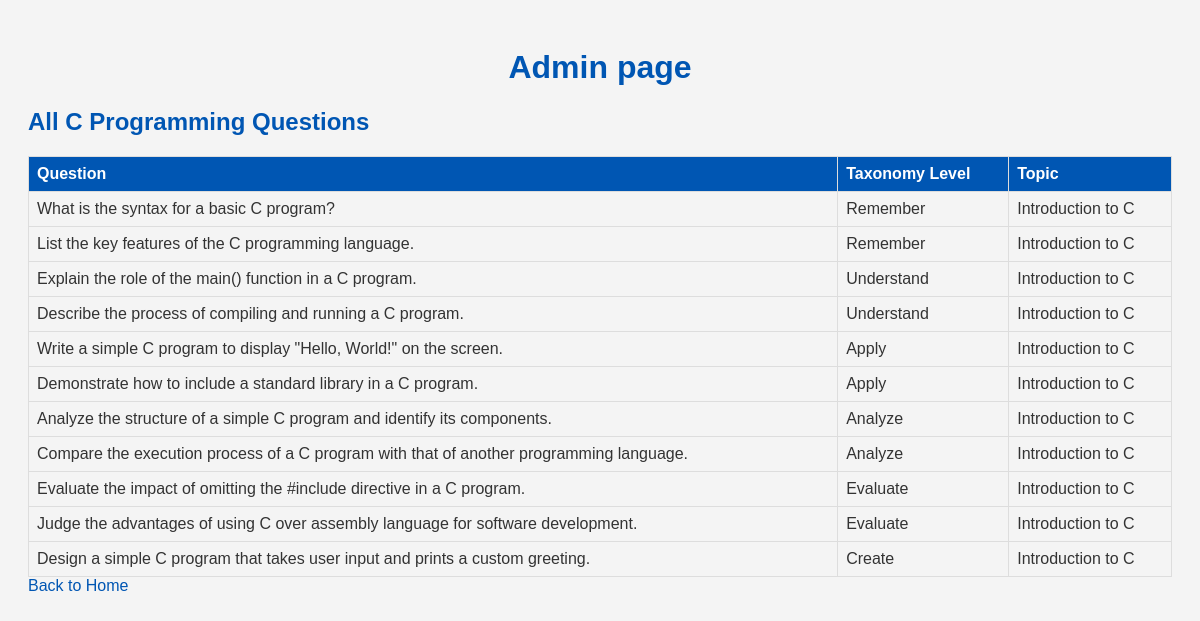
Page /admin/questions (signed in) on the earlier database version.
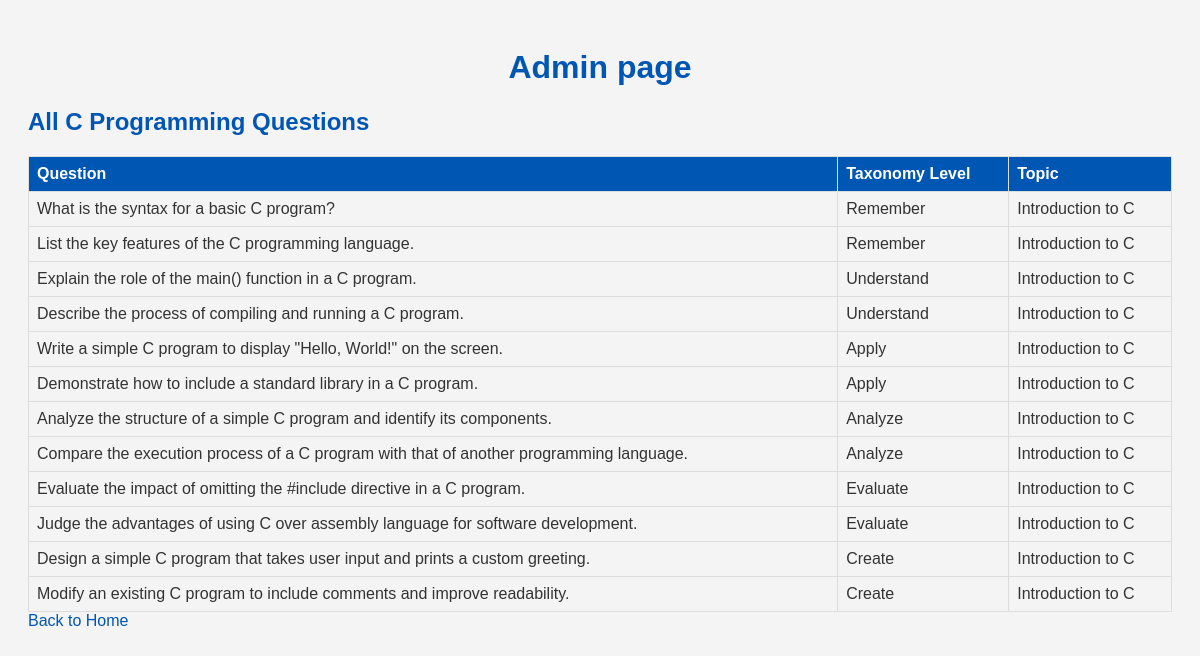
Same page on the later database version.
### tables this page shows
CREATE TABLE Question (
                id INTEGER PRIMARY KEY AUTOINCREMENT,
                question_text TEXT NOT NULL,
                taxonomy_level TEXT NOT NULL,
                topic TEXT NOT NULL
            );

### app.py (the view)
@app.route('/admin/questions')
def view_questions():
    if 'user_id' not in session or session.get('role') != 'admin':
        flash('Unauthorized access!', 'error')
        return redirect(url_for('login'))
    db = get_db()
    cursor = db.cursor()
    cursor.execute('SELECT question_text, taxonomy_level, topic FROM Question')
    questions = cursor.fetchall()
    return render_template('view_questions.html', questions=questions)

### app.py (called while the page is built)
def get_db():
    if 'db' not in g:
        g.db = sql.connect(DATABASE)
    return g.db

### templates/view_questions.html (shortened to what this page needs)
<!DOCTYPE html>
<html lang="en">
<head>
    <link rel="stylesheet" href="{{ url_for('static', filename='css/styles.css') }}">
</head>
<body>
    <h1 style="text-align: center;">Admin page</h1>
    <h2>All C Programming Questions</h2>
    <table>
        <tr>
            <th>Question</th>
            <th>Taxonomy Level</th>
            <th>Topic</th>
        </tr>
        {% for question in questions %}
        <tr>
            <td>{{ question[0] }}</td>
            <td>{{ question[1] }}</td>
            <td>{{ question[2] }}</td>
        </tr>
        {% endfor %}
    </table>
    <a href="/">Back to Home</a>
</body>
</html>

### static/css/styles.css (style rules this page uses)
body { font-family: Arial, sans-serif; background-color: #f4f4f4; color: #333; padding: 20px; }
h1, h2 { color: #0056b3; }
table { width: 100%; border-collapse: collapse; }
table, th, td { border: 1px solid #ddd; }
th, td { padding: 8px; text-align: left; }
th { background-color: #0056b3; color: white; }
a { color: #0056b3; text-decoration: none; }

Differences in the rows shown:
added Question: question_text "Modify an existing C program to include comments and improve readability.", taxonomy_level "Create", topic "Introduction to C"
